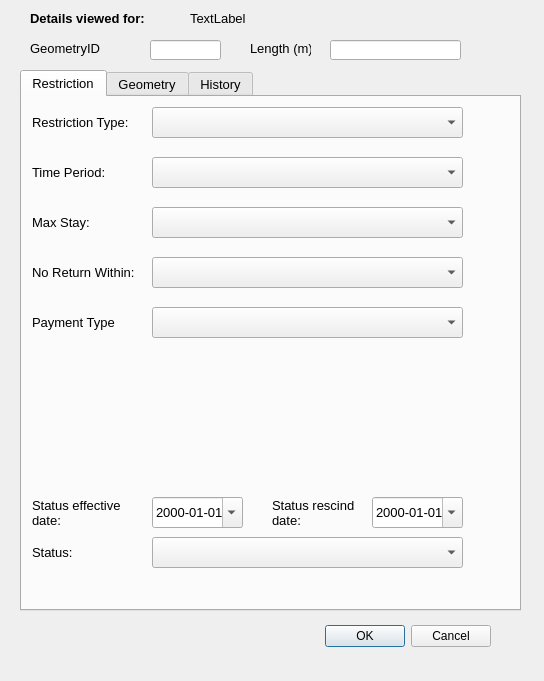
<?xml version="1.0" encoding="UTF-8"?>
<ui version="4.0">
 <class>restrictionDialog</class>
 <widget class="QDialog" name="restrictionDialog">
  <property name="geometry">
   <rect>
    <x>0</x>
    <y>0</y>
    <width>544</width>
    <height>681</height>
   </rect>
  </property>
  <property name="minimumSize">
   <size>
    <width>0</width>
    <height>0</height>
   </size>
  </property>
  <property name="font">
   <font>
    <family>Arial</family>
   </font>
  </property>
  <property name="windowTitle">
   <string>Dialog</string>
  </property>
  <property name="sizeGripEnabled">
   <bool>false</bool>
  </property>
  <widget class="QLineEdit" name="Length">
   <property name="geometry">
    <rect>
     <x>330</x>
     <y>40</y>
     <width>131</width>
     <height>20</height>
    </rect>
   </property>
   <property name="font">
    <font>
     <pointsize>10</pointsize>
    </font>
   </property>
   <property name="readOnly">
    <bool>true</bool>
   </property>
  </widget>
  <widget class="QLabel" name="label">
   <property name="geometry">
    <rect>
     <x>30</x>
     <y>40</y>
     <width>81</width>
     <height>16</height>
    </rect>
   </property>
   <property name="minimumSize">
    <size>
     <width>81</width>
     <height>16</height>
    </size>
   </property>
   <property name="font">
    <font>
     <pointsize>10</pointsize>
    </font>
   </property>
   <property name="text">
    <string>GeometryID</string>
   </property>
  </widget>
  <widget class="QLabel" name="label_5">
   <property name="geometry">
    <rect>
     <x>250</x>
     <y>40</y>
     <width>61</width>
     <height>16</height>
    </rect>
   </property>
   <property name="font">
    <font>
     <pointsize>10</pointsize>
    </font>
   </property>
   <property name="text">
    <string>Length (m):</string>
   </property>
  </widget>
  <widget class="QLineEdit" name="GeometryID">
   <property name="geometry">
    <rect>
     <x>150</x>
     <y>40</y>
     <width>71</width>
     <height>20</height>
    </rect>
   </property>
   <property name="font">
    <font>
     <pointsize>10</pointsize>
    </font>
   </property>
   <property name="inputMask">
    <string/>
   </property>
   <property name="readOnly">
    <bool>true</bool>
   </property>
   <property name="placeholderText">
    <string/>
   </property>
  </widget>
  <widget class="QTabWidget" name="tabWidget">
   <property name="geometry">
    <rect>
     <x>20</x>
     <y>70</y>
     <width>501</width>
     <height>541</height>
    </rect>
   </property>
   <property name="minimumSize">
    <size>
     <width>0</width>
     <height>0</height>
    </size>
   </property>
   <property name="font">
    <font>
     <pointsize>10</pointsize>
    </font>
   </property>
   <property name="cursor">
    <cursorShape>IBeamCursor</cursorShape>
   </property>
   <property name="mouseTracking">
    <bool>true</bool>
   </property>
   <property name="acceptDrops">
    <bool>true</bool>
   </property>
   <property name="currentIndex">
    <number>0</number>
   </property>
   <widget class="QWidget" name="Supply">
    <property name="focusPolicy">
     <enum>Qt::NoFocus</enum>
    </property>
    <attribute name="title">
     <string>Restriction</string>
    </attribute>
    <widget class="QLabel" name="lbl_RestrictionType">
     <property name="geometry">
      <rect>
       <x>10</x>
       <y>10</y>
       <width>101</width>
       <height>31</height>
      </rect>
     </property>
     <property name="minimumSize">
      <size>
       <width>90</width>
       <height>16</height>
      </size>
     </property>
     <property name="font">
      <font>
       <pointsize>10</pointsize>
      </font>
     </property>
     <property name="text">
      <string>Restriction Type:</string>
     </property>
    </widget>
    <widget class="QLabel" name="lbl_TimePeriod">
     <property name="geometry">
      <rect>
       <x>10</x>
       <y>60</y>
       <width>90</width>
       <height>31</height>
      </rect>
     </property>
     <property name="minimumSize">
      <size>
       <width>90</width>
       <height>16</height>
      </size>
     </property>
     <property name="font">
      <font>
       <pointsize>10</pointsize>
      </font>
     </property>
     <property name="text">
      <string>Time Period:</string>
     </property>
    </widget>
    <widget class="QLabel" name="lbl_MaxStay">
     <property name="geometry">
      <rect>
       <x>10</x>
       <y>110</y>
       <width>90</width>
       <height>31</height>
      </rect>
     </property>
     <property name="minimumSize">
      <size>
       <width>90</width>
       <height>16</height>
      </size>
     </property>
     <property name="font">
      <font>
       <pointsize>10</pointsize>
      </font>
     </property>
     <property name="text">
      <string>Max Stay:</string>
     </property>
    </widget>
    <widget class="QLabel" name="lbl_NoReturn">
     <property name="geometry">
      <rect>
       <x>10</x>
       <y>160</y>
       <width>111</width>
       <height>31</height>
      </rect>
     </property>
     <property name="minimumSize">
      <size>
       <width>90</width>
       <height>16</height>
      </size>
     </property>
     <property name="font">
      <font>
       <pointsize>10</pointsize>
      </font>
     </property>
     <property name="text">
      <string>No Return Within:</string>
     </property>
    </widget>
    <widget class="QLabel" name="lbl_PaymentType">
     <property name="geometry">
      <rect>
       <x>10</x>
       <y>210</y>
       <width>111</width>
       <height>31</height>
      </rect>
     </property>
     <property name="minimumSize">
      <size>
       <width>90</width>
       <height>16</height>
      </size>
     </property>
     <property name="font">
      <font>
       <pointsize>10</pointsize>
      </font>
     </property>
     <property name="text">
      <string>Payment Type</string>
     </property>
    </widget>
    <widget class="QComboBox" name="cb_restrictionTypes">
     <property name="geometry">
      <rect>
       <x>130</x>
       <y>10</y>
       <width>311</width>
       <height>31</height>
      </rect>
     </property>
     <property name="currentIndex">
      <number>-1</number>
     </property>
    </widget>
    <widget class="QComboBox" name="cb_timePeriods">
     <property name="geometry">
      <rect>
       <x>130</x>
       <y>60</y>
       <width>311</width>
       <height>31</height>
      </rect>
     </property>
    </widget>
    <widget class="QLabel" name="lbl_RestrictionStatus">
     <property name="geometry">
      <rect>
       <x>10</x>
       <y>440</y>
       <width>111</width>
       <height>31</height>
      </rect>
     </property>
     <property name="minimumSize">
      <size>
       <width>90</width>
       <height>16</height>
      </size>
     </property>
     <property name="font">
      <font>
       <pointsize>10</pointsize>
      </font>
     </property>
     <property name="text">
      <string>Status:</string>
     </property>
    </widget>
    <widget class="QComboBox" name="cb_restrictionStatus">
     <property name="geometry">
      <rect>
       <x>130</x>
       <y>440</y>
       <width>311</width>
       <height>31</height>
      </rect>
     </property>
     <property name="currentIndex">
      <number>-1</number>
     </property>
    </widget>
    <widget class="QDateEdit" name="effectiveDate">
     <property name="geometry">
      <rect>
       <x>130</x>
       <y>400</y>
       <width>91</width>
       <height>31</height>
      </rect>
     </property>
     <property name="displayFormat">
      <string>yyyy-MM-dd</string>
     </property>
     <property name="calendarPopup">
      <bool>true</bool>
     </property>
    </widget>
    <widget class="QLabel" name="lbl_EffectiveDate">
     <property name="geometry">
      <rect>
       <x>10</x>
       <y>400</y>
       <width>111</width>
       <height>31</height>
      </rect>
     </property>
     <property name="minimumSize">
      <size>
       <width>90</width>
       <height>16</height>
      </size>
     </property>
     <property name="font">
      <font>
       <pointsize>10</pointsize>
      </font>
     </property>
     <property name="text">
      <string>Status effective date:</string>
     </property>
     <property name="wordWrap">
      <bool>true</bool>
     </property>
    </widget>
    <widget class="QComboBox" name="cb_maxStayPeriod">
     <property name="geometry">
      <rect>
       <x>130</x>
       <y>110</y>
       <width>311</width>
       <height>31</height>
      </rect>
     </property>
    </widget>
    <widget class="QComboBox" name="cb_paymentType">
     <property name="geometry">
      <rect>
       <x>130</x>
       <y>210</y>
       <width>311</width>
       <height>31</height>
      </rect>
     </property>
     <property name="currentIndex">
      <number>-1</number>
     </property>
    </widget>
    <widget class="QComboBox" name="cb_noReturnPeriod">
     <property name="geometry">
      <rect>
       <x>130</x>
       <y>160</y>
       <width>311</width>
       <height>31</height>
      </rect>
     </property>
    </widget>
    <widget class="QLabel" name="lbl_RescindDate">
     <property name="geometry">
      <rect>
       <x>250</x>
       <y>400</y>
       <width>111</width>
       <height>31</height>
      </rect>
     </property>
     <property name="minimumSize">
      <size>
       <width>90</width>
       <height>16</height>
      </size>
     </property>
     <property name="font">
      <font>
       <pointsize>10</pointsize>
      </font>
     </property>
     <property name="text">
      <string>Status rescind date:</string>
     </property>
     <property name="wordWrap">
      <bool>true</bool>
     </property>
    </widget>
    <widget class="QDateEdit" name="rescindDate">
     <property name="geometry">
      <rect>
       <x>350</x>
       <y>400</y>
       <width>91</width>
       <height>31</height>
      </rect>
     </property>
     <property name="displayFormat">
      <string>yyyy-MM-dd</string>
     </property>
     <property name="calendarPopup">
      <bool>true</bool>
     </property>
    </widget>
   </widget>
   <widget class="QWidget" name="tab">
    <attribute name="title">
     <string>Geometry</string>
    </attribute>
    <widget class="QLineEdit" name="txt_NrBays">
     <property name="geometry">
      <rect>
       <x>140</x>
       <y>260</y>
       <width>71</width>
       <height>31</height>
      </rect>
     </property>
     <property name="text">
      <string/>
     </property>
    </widget>
    <widget class="QToolButton" name="toolButton_2">
     <property name="geometry">
      <rect>
       <x>450</x>
       <y>220</y>
       <width>25</width>
       <height>19</height>
      </rect>
     </property>
     <property name="text">
      <string>...</string>
     </property>
    </widget>
    <widget class="QLabel" name="lbl_Orientation">
     <property name="geometry">
      <rect>
       <x>20</x>
       <y>220</y>
       <width>111</width>
       <height>31</height>
      </rect>
     </property>
     <property name="minimumSize">
      <size>
       <width>90</width>
       <height>16</height>
      </size>
     </property>
     <property name="font">
      <font>
       <pointsize>10</pointsize>
      </font>
     </property>
     <property name="text">
      <string>Orientation:</string>
     </property>
    </widget>
    <widget class="QLabel" name="lbl_AzToRoadCL">
     <property name="geometry">
      <rect>
       <x>260</x>
       <y>220</y>
       <width>101</width>
       <height>31</height>
      </rect>
     </property>
     <property name="minimumSize">
      <size>
       <width>90</width>
       <height>16</height>
      </size>
     </property>
     <property name="font">
      <font>
       <pointsize>10</pointsize>
      </font>
     </property>
     <property name="text">
      <string>Direction to Road Centreline:</string>
     </property>
     <property name="wordWrap">
      <bool>true</bool>
     </property>
    </widget>
    <widget class="QLabel" name="lbl_GeometryType">
     <property name="geometry">
      <rect>
       <x>20</x>
       <y>170</y>
       <width>111</width>
       <height>31</height>
      </rect>
     </property>
     <property name="minimumSize">
      <size>
       <width>90</width>
       <height>16</height>
      </size>
     </property>
     <property name="font">
      <font>
       <pointsize>10</pointsize>
      </font>
     </property>
     <property name="text">
      <string>Geometry Type</string>
     </property>
    </widget>
    <widget class="QLineEdit" name="txt_Orientation">
     <property name="geometry">
      <rect>
       <x>140</x>
       <y>220</y>
       <width>71</width>
       <height>31</height>
      </rect>
     </property>
    </widget>
    <widget class="QLineEdit" name="txt_AzimuthToRoadCentreLine">
     <property name="geometry">
      <rect>
       <x>380</x>
       <y>220</y>
       <width>71</width>
       <height>31</height>
      </rect>
     </property>
     <property name="text">
      <string/>
     </property>
    </widget>
    <widget class="QLabel" name="lbl_NrBays">
     <property name="geometry">
      <rect>
       <x>20</x>
       <y>260</y>
       <width>111</width>
       <height>31</height>
      </rect>
     </property>
     <property name="minimumSize">
      <size>
       <width>90</width>
       <height>16</height>
      </size>
     </property>
     <property name="font">
      <font>
       <pointsize>10</pointsize>
      </font>
     </property>
     <property name="text">
      <string>Number of Bays:</string>
     </property>
    </widget>
    <widget class="QToolButton" name="toolButton">
     <property name="geometry">
      <rect>
       <x>210</x>
       <y>220</y>
       <width>25</width>
       <height>19</height>
      </rect>
     </property>
     <property name="text">
      <string>...</string>
     </property>
    </widget>
    <widget class="QComboBox" name="cb_geometryType">
     <property name="geometry">
      <rect>
       <x>140</x>
       <y>170</y>
       <width>311</width>
       <height>31</height>
      </rect>
     </property>
     <property name="editable">
      <bool>false</bool>
     </property>
     <property name="currentIndex">
      <number>-1</number>
     </property>
    </widget>
    <widget class="QLabel" name="lbl_RoadName">
     <property name="geometry">
      <rect>
       <x>20</x>
       <y>50</y>
       <width>111</width>
       <height>31</height>
      </rect>
     </property>
     <property name="minimumSize">
      <size>
       <width>90</width>
       <height>16</height>
      </size>
     </property>
     <property name="font">
      <font>
       <pointsize>10</pointsize>
      </font>
     </property>
     <property name="text">
      <string>Road Name:</string>
     </property>
    </widget>
    <widget class="QLabel" name="lbl_USRN">
     <property name="geometry">
      <rect>
       <x>20</x>
       <y>90</y>
       <width>111</width>
       <height>31</height>
      </rect>
     </property>
     <property name="minimumSize">
      <size>
       <width>90</width>
       <height>16</height>
      </size>
     </property>
     <property name="font">
      <font>
       <pointsize>10</pointsize>
      </font>
     </property>
     <property name="text">
      <string>USRN:</string>
     </property>
    </widget>
   </widget>
   <widget class="QWidget" name="RestrictionHistory">
    <attribute name="title">
     <string>History</string>
    </attribute>
    <layout class="QGridLayout" name="gridLayout">
     <item row="0" column="0">
      <widget class="QScrollArea" name="scrollArea">
       <property name="widgetResizable">
        <bool>true</bool>
       </property>
       <widget class="QWidget" name="scrollAreaWidgetContents">
        <property name="geometry">
         <rect>
          <x>0</x>
          <y>0</y>
          <width>475</width>
          <height>492</height>
         </rect>
        </property>
       </widget>
      </widget>
     </item>
    </layout>
   </widget>
  </widget>
  <widget class="QDialogButtonBox" name="button_box">
   <property name="geometry">
    <rect>
     <x>150</x>
     <y>620</y>
     <width>341</width>
     <height>32</height>
    </rect>
   </property>
   <property name="orientation">
    <enum>Qt::Horizontal</enum>
   </property>
   <property name="standardButtons">
    <set>QDialogButtonBox::Cancel|QDialogButtonBox::Ok</set>
   </property>
  </widget>
  <widget class="QLabel" name="l_TitleIntro">
   <property name="geometry">
    <rect>
     <x>30</x>
     <y>10</y>
     <width>141</width>
     <height>16</height>
    </rect>
   </property>
   <property name="font">
    <font>
     <pointsize>10</pointsize>
     <weight>75</weight>
     <bold>true</bold>
    </font>
   </property>
   <property name="text">
    <string>Details viewed for: </string>
   </property>
  </widget>
  <widget class="QLabel" name="l_ViewAtDate">
   <property name="geometry">
    <rect>
     <x>190</x>
     <y>10</y>
     <width>111</width>
     <height>16</height>
    </rect>
   </property>
   <property name="font">
    <font>
     <pointsize>10</pointsize>
    </font>
   </property>
   <property name="text">
    <string>TextLabel</string>
   </property>
  </widget>
 </widget>
 <resources/>
 <connections>
  <connection>
   <sender>button_box</sender>
   <signal>accepted()</signal>
   <receiver>restrictionDialog</receiver>
   <slot>accept()</slot>
   <hints>
    <hint type="sourcelabel">
     <x>310</x>
     <y>465</y>
    </hint>
    <hint type="destinationlabel">
     <x>249</x>
     <y>239</y>
    </hint>
   </hints>
  </connection>
  <connection>
   <sender>button_box</sender>
   <signal>rejected()</signal>
   <receiver>restrictionDialog</receiver>
   <slot>reject()</slot>
   <hints>
    <hint type="sourcelabel">
     <x>310</x>
     <y>465</y>
    </hint>
    <hint type="destinationlabel">
     <x>249</x>
     <y>239</y>
    </hint>
   </hints>
  </connection>
 </connections>
</ui>
